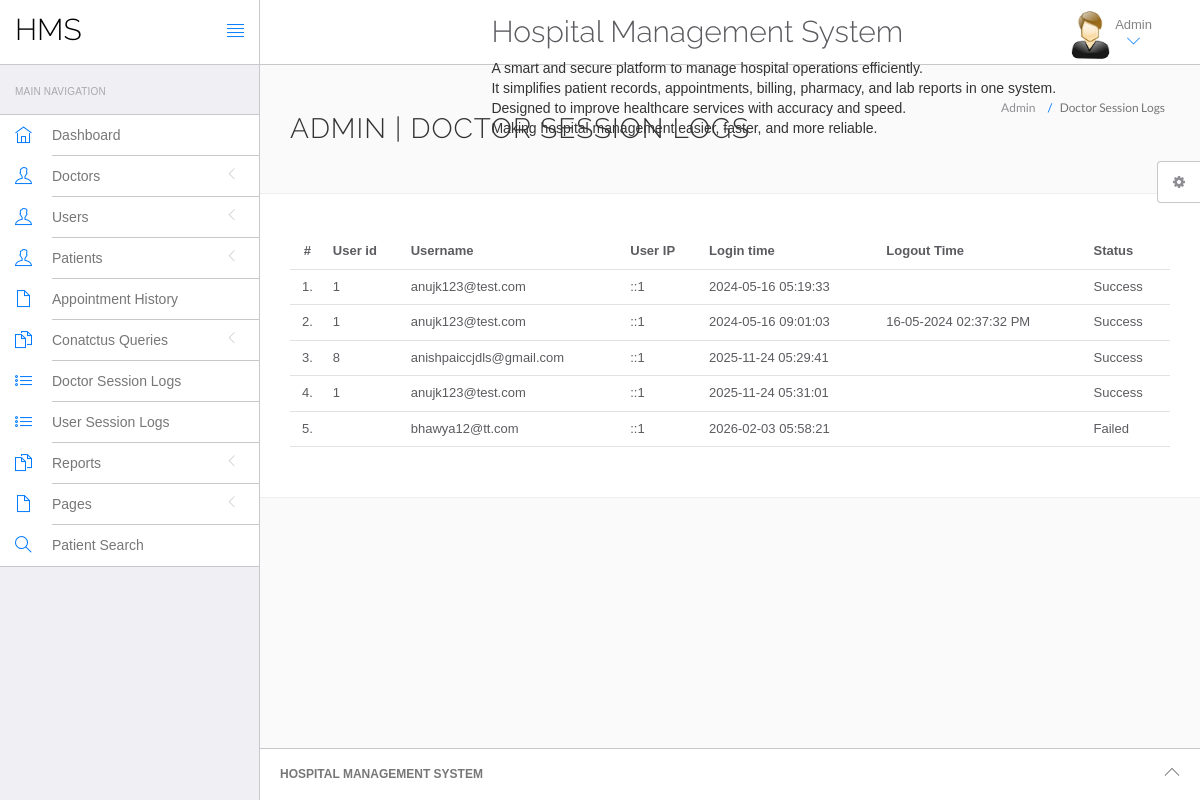
The app's page /hospital/hms/admin/doctor-logs.php (signed in) with its own data.
### tables this page shows
CREATE TABLE `doctorslog` (
  `id` int(11) NOT NULL,
  `uid` int(11) DEFAULT NULL,
  `username` varchar(255) DEFAULT NULL,
  `userip` binary(16) DEFAULT NULL,
  `loginTime` timestamp NULL DEFAULT current_timestamp(),
  `logout` varchar(255) DEFAULT NULL,
  `status` int(11) DEFAULT NULL
);

### hospital/hms/admin/doctor-logs.php (the view, shortened to what this page needs)
<?php
include('include/config.php');
if(strlen($_SESSION['id']==0)) {
 header('location:logout.php');
  } else{
?>
<!DOCTYPE html>
<html lang="en">
	<head>
		<link rel="stylesheet" href="vendor/bootstrap/css/bootstrap.min.css">
		<link rel="stylesheet" href="vendor/fontawesome/css/font-awesome.min.css">
		<link rel="stylesheet" href="vendor/themify-icons/themify-icons.min.css">
		<link href="vendor/animate.css/animate.min.css" rel="stylesheet" media="screen">
		<link href="vendor/perfect-scrollbar/perfect-scrollbar.min.css" rel="stylesheet" media="screen">
		<link href="vendor/switchery/switchery.min.css" rel="stylesheet" media="screen">
		<link href="vendor/bootstrap-touchspin/jquery.bootstrap-touchspin.min.css" rel="stylesheet" media="screen">
		<link href="vendor/select2/select2.min.css" rel="stylesheet" media="screen">
		<link href="vendor/bootstrap-datepicker/bootstrap-datepicker3.standalone.min.css" rel="stylesheet" media="screen">
		<link href="vendor/bootstrap-timepicker/bootstrap-timepicker.min.css" rel="stylesheet" media="screen">
		<link rel="stylesheet" href="assets/css/styles.css">
		<link rel="stylesheet" href="assets/css/plugins.css">
		<link rel="stylesheet" href="assets/css/themes/theme-1.css" id="skin_color" />
	</head>
	<body>
		<div id="app">
<?php include('include/sidebar.php');?>
			<div class="app-content">
					<?php include('include/header.php');?>
				<div class="main-content" >
					<div class="wrap-content container" id="container">
						<section id="page-title">
							<div class="row">
								<div class="col-sm-8">
									<h1 class="mainTitle">Admin  | Doctor Session Logs</h1>
																	</div>
								<ol class="breadcrumb">
									<li>
										<span>Admin </span>
									</li>
									<li class="active">
										<span>Doctor Session Logs</span>
									</li>
								</ol>
							</div>
						</section>
						<div class="container-fluid container-fullw bg-white">
									<div class="row">
								<div class="col-md-12">
									<table class="table table-hover" id="sample-table-1">
										<thead>
											<tr>
												<th class="center">#</th>
												<th class="hidden-xs">User id</th>
												<th>Username</th>
												<th>User IP</th>
												<th>Login time</th>
												<th>Logout Time </th>
												<th> Status </th>
											</tr>
										</thead>
										<tbody>
<?php
$sql=mysqli_query($con,"select * from doctorslog ");
$cnt=1;
while($row=mysqli_fetch_array($sql))
{
?>
											<tr>
												<td class="center"><?php echo $cnt;?>.</td>
												<td class="hidden-xs"><?php echo $row['uid'];?></td>
												<td class="hidden-xs"><?php echo $row['username'];?></td>
												<td><?php echo $row['userip'];?></td>
												<td><?php echo $row['loginTime'];?></td>
												<td><?php echo $row['logout'];?>
												</td>
												<td>
<?php if($row['status']==1)
{
	echo "Success";
}
else
{
	echo "Failed";
}?>
</td>
											</tr>
											<?php
$cnt=$cnt+1;
											 }?>
										</tbody>
									</table>
								</div>
							</div>
								</div>
					</div>
				</div>
			</div>
	<?php include('include/footer.php');?>
	<?php include('include/setting.php');?>
		</div>
	</body>
</html>
<?php } ?>

### hospital/hms/admin/assets/css/themes/theme-1.css (style rules this page uses)
body { background: #FAFAFA; }

### records on screen
doctorslog: uid "1", username "anujk123@test.com", userip "::1", loginTime "2024-05-16 05:19:33", status "Success"
doctorslog: uid "1", username "anujk123@test.com", userip "::1", loginTime "2024-05-16 09:01:03", logout "16-05-2024 02:37:32 PM", status "Success"
doctorslog: uid "8", username "anishpaiccjdls@gmail.com", userip "::1", loginTime "2025-11-24 05:29:41", status "Success"
doctorslog: uid "1", username "anujk123@test.com", userip "::1", loginTime "2025-11-24 05:31:01", status "Success"
doctorslog: username "bhawya12@tt.com", userip "::1", loginTime "2026-02-03 05:58:21", status "Failed"
